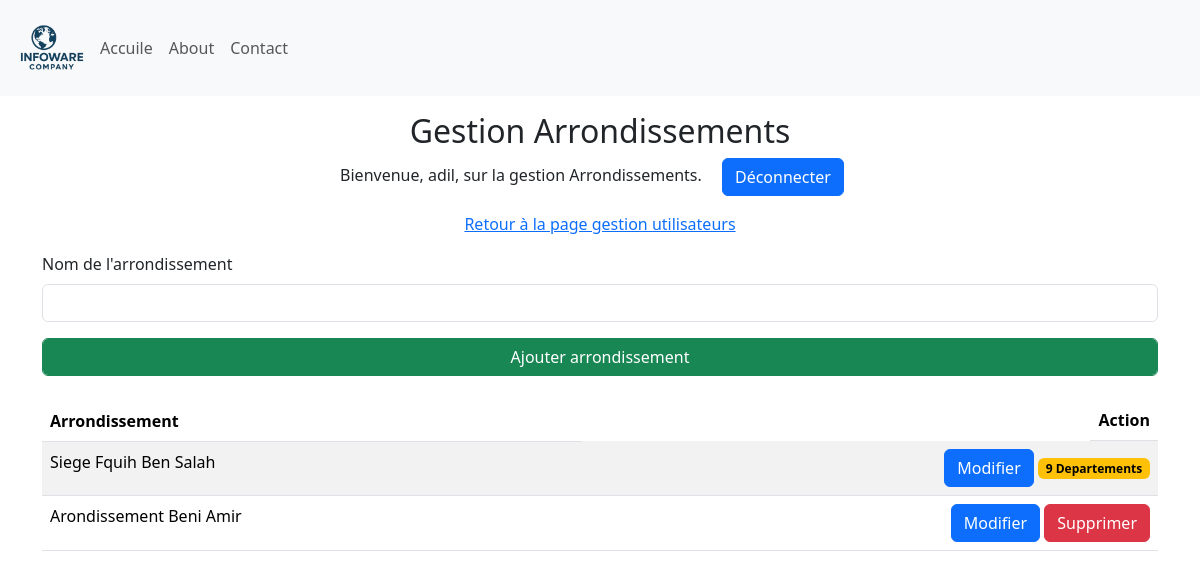
The app's page /manage_Arrondissements (signed in) with its own data.
### Site/models.py (models this page shows, shortened)
class Arondissement(db.Model):
    id = db.Column(db.Integer, primary_key=True)
    arondissement = db.Column(db.String(25), unique=True, nullable=False)
    departement = db.relationship('Departement', backref='Departement', lazy=True)

### Site/dashbord/arrondissement.py (the view, shortened to what this page needs)
@arrondissement.route('/manage_Arrondissements', methods=['GET', 'POST'])
def manage_Arrondissements():
    if 'user' not in session:
        return redirect(url_for('admin.admin'))
    arrondissements = Arondissement.query.all()
    return render_template('manage_Arrondissements.html', name=session['user'], arrondissements=arrondissements)

### Site/templates/manage_Arrondissements.html (shortened to what this page needs)
{% extends 'base.html' %}
{% block body %}
<div class="container-fluid">
    <div class="row">
        <div class="col-12  my-3">
            <div class="text-center">
                <h2>Gestion Arrondissements </h2>
                <p>Bienvenue, {{ name }}, sur la gestion Arrondissements. <a class="mx-3 btn btn-primary" href="{{ url_for('admin.logout') }}"">Déconnecter</a></p>
                <p><a href="{{ url_for('dashbord.manage_users') }}">Retour à la page gestion utilisateurs</a> </p>
            </div>
            <div class="container">
                <form method="POST">
                    <div class="mb-3">
                        <label for="arrondissementName" class="form-label">Nom de l'arrondissement</label>
                        <input type="text" class="form-control" id="arrondissementName" name="arrondissementName" required>
                    </div>
                    <button type="submit" class="form-control btn btn-success">Ajouter arrondissement</button>
                </form>
                <table class="table table-striped mt-4 ">
                    <thead>
                        <tr>
                          <th scope="col">Arrondissement</th>
                          <th class="float-end" scope="col">Action</th>
                        </tr>
                      </thead>
                      <tbody>
                        {% for arrondissement in arrondissements %}
                        <tr>
                          <td>{{ arrondissement.arondissement }}</td>
                          <td>
                            <div class="btn-group float-end" role="group" aria-label="Basic example">
                                <form method="POST" action="{{ url_for('arrondissement.delete_arrondissement', arrondissement_id=arrondissement.id) }}" onsubmit="return confirm('Êtes-vous sûr de vouloir supprimer cet arrondissement ?');">
                                    <a href="{{ url_for('arrondissement.update_arrondissement', arrondissement_id=arrondissement.id) }}" class="btn btn-primary">Modifier</a>
                                    {% if arrondissement.departement | length == 0 %}
                                        <button type="submit" class="btn btn-danger">Supprimer</button>
                                    {% else %}
                                        <span class="badge text-bg-warning"> {{ arrondissement.departement | length }} Departements</span>
                                    {% endif %}
                                </form>
                            </div>
                          </td>
                        </tr>
                        {% endfor %}
                </table>
            </div>
        </div>
    </div>
</div>
{% endblock %}

### Site/static/style.css (style rules this page uses)
* { margin: 0; padding: 0; box-sizing: border-box; }
:root { --primary-color: #0056b3; --secondary-color: #f8f9fa; --text-color: #333; --highlight-color: #007bff; }
body { font-family: 'Segoe UI', Tahoma, Geneva, Verdana, sans-serif; }

### records on screen
Arondissement: arondissement "Siege Fquih Ben Salah", departement|length "9"
Arondissement: arondissement "Arondissement Beni Amir", shows "Supprimer"

### other values on screen
{{ name }} "adil"
